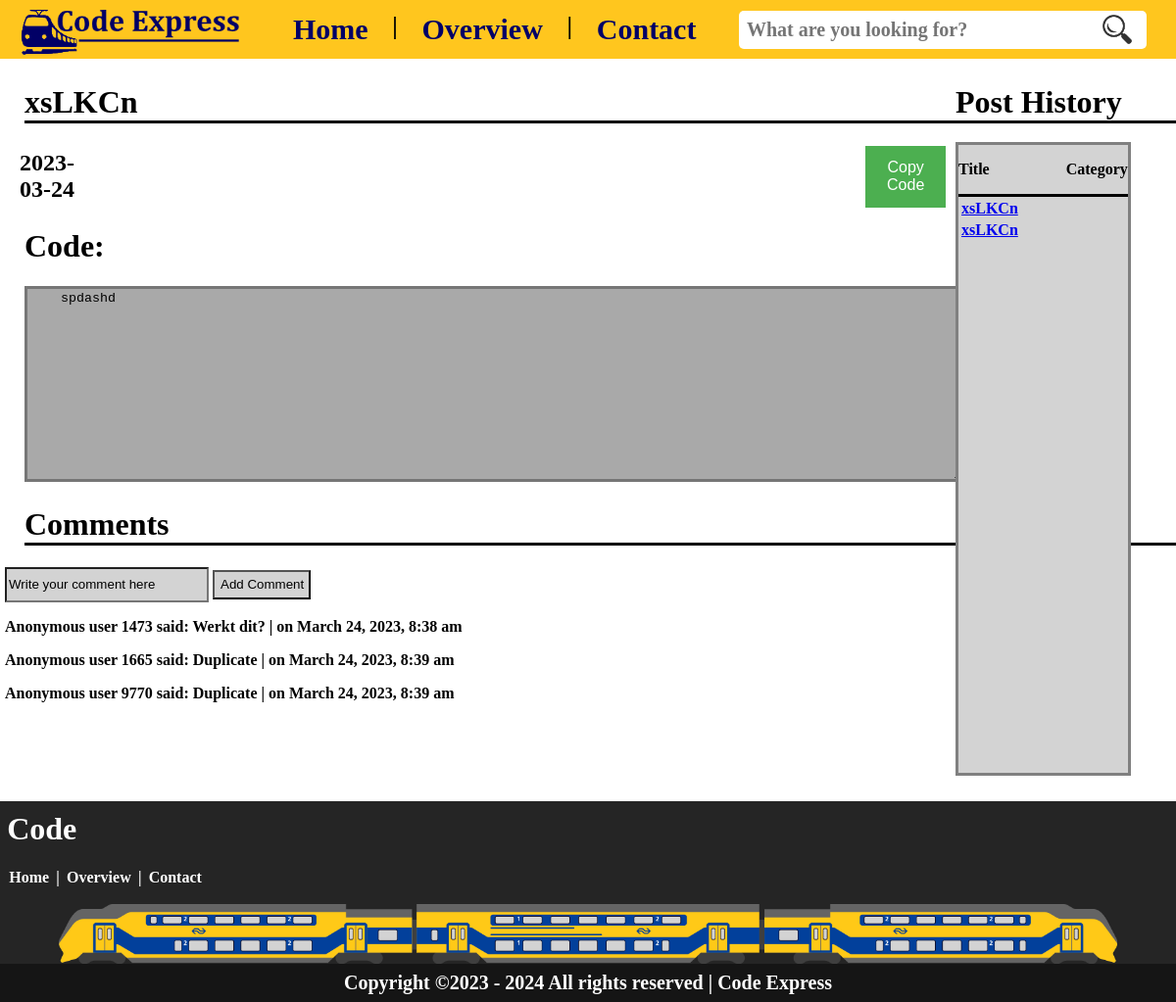
The app's page /page/code.php?id=1, older data.
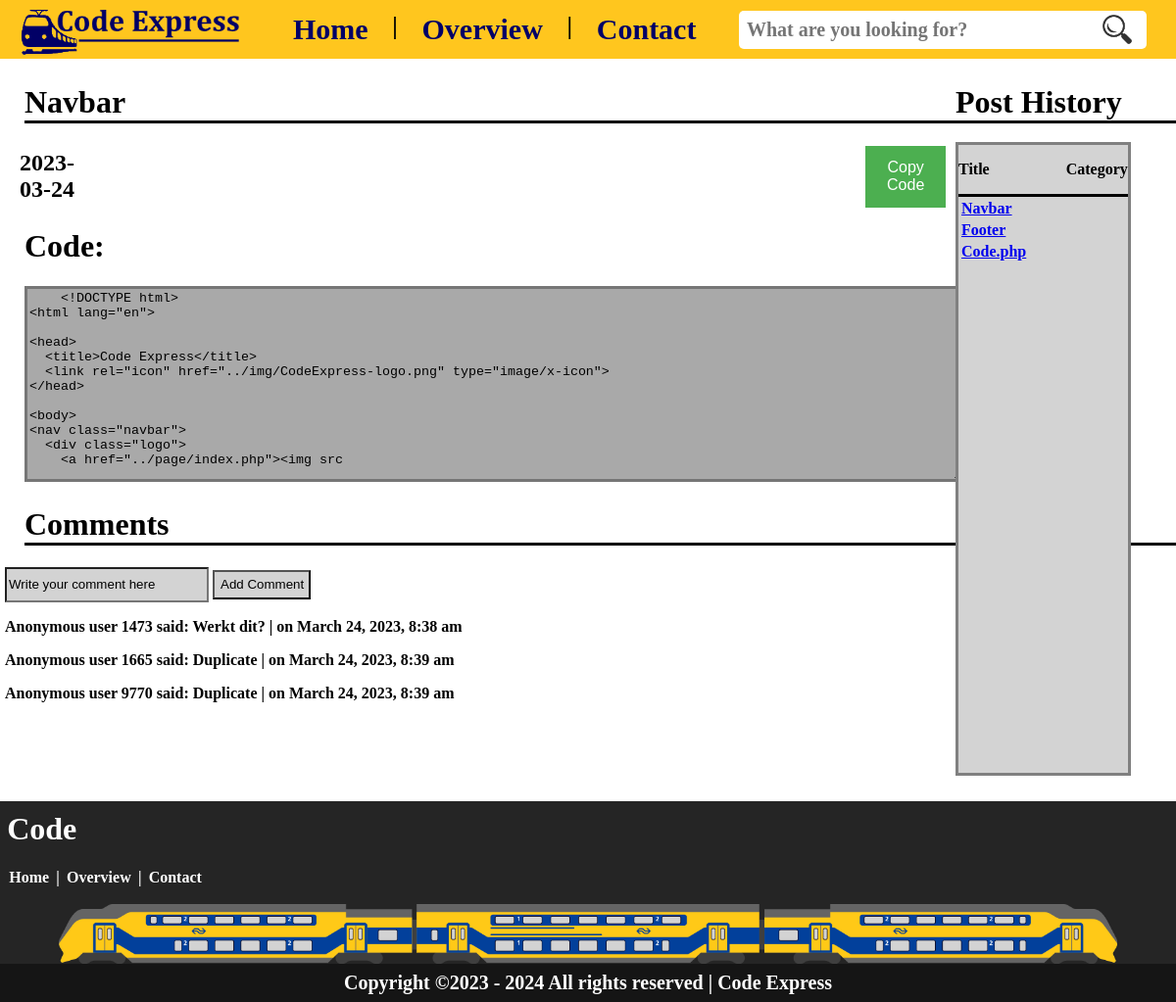
The same page, newer data.
### tables this page shows
CREATE TABLE `configuration` (
  `id` int(11) NOT NULL,
  `code` longtext NOT NULL,
  `title` varchar(255) NOT NULL,
  `html` varchar(50) DEFAULT NULL,
  `css` varchar(50) DEFAULT NULL,
  `php` varchar(50) DEFAULT NULL,
  `javascript` varchar(50) DEFAULT NULL,
  `SQLcode` varchar(50) DEFAULT NULL,
  `date` date DEFAULT NULL,
  `description` text DEFAULT NULL,
  `creator` varchar(255) DEFAULT NULL,
  `email` varchar(255) DEFAULT NULL
);

CREATE TABLE `comments` (
  `id` int(11) NOT NULL,
  `comment_text` longtext NOT NULL,
  `username` varchar(255) DEFAULT NULL,
  `date_created` datetime NOT NULL,
  `problem_id` int(11) NOT NULL
);

### page/code.php (the view, shortened to what this page needs)
<?php
include '../include/connection.php';
if (isset($_GET['id'])) {
    $id = intval($_GET['id']);
} else {
    $title = "CodeExpress";
}
?>
<!DOCTYPE html>
<html lang="en">
<head>
    <link rel="stylesheet" href="https://codemirror.net/theme/dracula.css">
    <link rel="stylesheet" href="https://cdnjs.cloudflare.com/ajax/libs/codemirror/5.62.0/codemirror.min.css" />
    <link rel="stylesheet" href="https://cdnjs.cloudflare.com/ajax/libs/codemirror/5.62.0/theme/darcula.min.css" />
    <?php
    $stmt = $pdo->prepare("SELECT * FROM configuration WHERE id = ?");
    $stmt->execute([$id]);
    $code = $stmt->fetch(PDO::FETCH_OBJ);
    function getTitle()
    {
        global $code;
        return $code->title;
    }
    function getDatum()
    {
        global $code;
        return $code->date;
    }
    function getCode()
    {
        global $code;
        return htmlspecialchars($code->code);
    }
    ?>
</head>
<body>
    <?php include "../include/navbar.php" ?>
    <div class="code-container">
        <div class="left-container">
            <h1 class="config"><?php echo getTitle(); ?></h1>
            <div class="header-box">
                <h2 class="margin"><?php echo getDatum(); ?></h2>
                <button id="copy-btn" onclick="copyToClipboard()">Copy Code</button>
            </div>
            <form method="post" action="../page/index.php">
                <h1 class="config-code">Code:</h1>
                <textarea cols="80" rows="10" id="code" type="text" name="code" mode="text/html">
    <?php echo getCode(); ?>
</textarea>
            </form>
            <div>
                <h1 class="config">Comments</h1>
                <form method="post">
                    <div class="flex-direction-column">
                        <input class="code-input" type="text" id="comment_text" name="comment_text" placeholder="Write your comment here">
                        <input class="code-button" type="submit" name="submit" value="Add Comment">
                    </div>
                    <?php
                    $conn = mysqli_connect("localhost", "root", "", "codeexpress");
                    $problem_id = $_GET['id'];
                    $sql = "SELECT * FROM comments WHERE problem_id = $problem_id";
                    $result = mysqli_query($conn, $sql);
                    while ($row = mysqli_fetch_assoc($result)) {
                        echo "<p>Anonymous user " . $row['username'] . " said: " . $row['comment_text'] . " | on " . date("F j, Y, g:i a", strtotime($row['date_created'])) . "</p>";
                    }
                    ?>
                </form>
            </div>
        </div>
        <div class="right-container">
            <h1>Post History</h1>
            <div class="right-container-content">
                <div class="line">
                    <div class="flex-direction-row-height">
                        <p class="margin-righter">Title</p>
                        <p>Category</p>
                    </div>
                </div>
                <div class="table-container">
                    <table>
                        <?php
                        $sql = "SELECT * FROM configuration";
                        $result = $pdo->query($sql);
                        if ($result->rowCount() > 0) {
                            while ($row = $result->fetch()) {
                                echo "<tr>";
                                echo "<td><a class='margin-right' href='../page/code.php?id=" . $row['id'] . "'>" . $row["title"] . "</a></td>";
                                echo "<td>" . $row["category"] . "</td>";
                                echo "</tr>";
                            }
                        } else {
                            echo "<tr><td colspan='2'>No results found</td></tr>";
                        }
                        ?>
                    </table>
                </div>
            </div>
        </div>
    </div>
    <?php include "../include/footer.php" ?>
</body>
</html>

Row changes from the older to the newer data that the page shows:
changed configuration: title "xsLKCn" → "Navbar"; code "spdashd" → "<!DOCTYPE html> <html lang=\"en\"> <head> <title>Code Express</title> <link rel=\"icon\" href=\"../img/CodeExpress-logo.png\" type=\"image/x-icon\"> </head> <body> <nav class=\"navbar\"> <div class=\"logo\"> <a href=\"../page/index.php\"><img src"
changed configuration: title "xsLKCn" → "Footer"
added configuration: title "Code.php"
